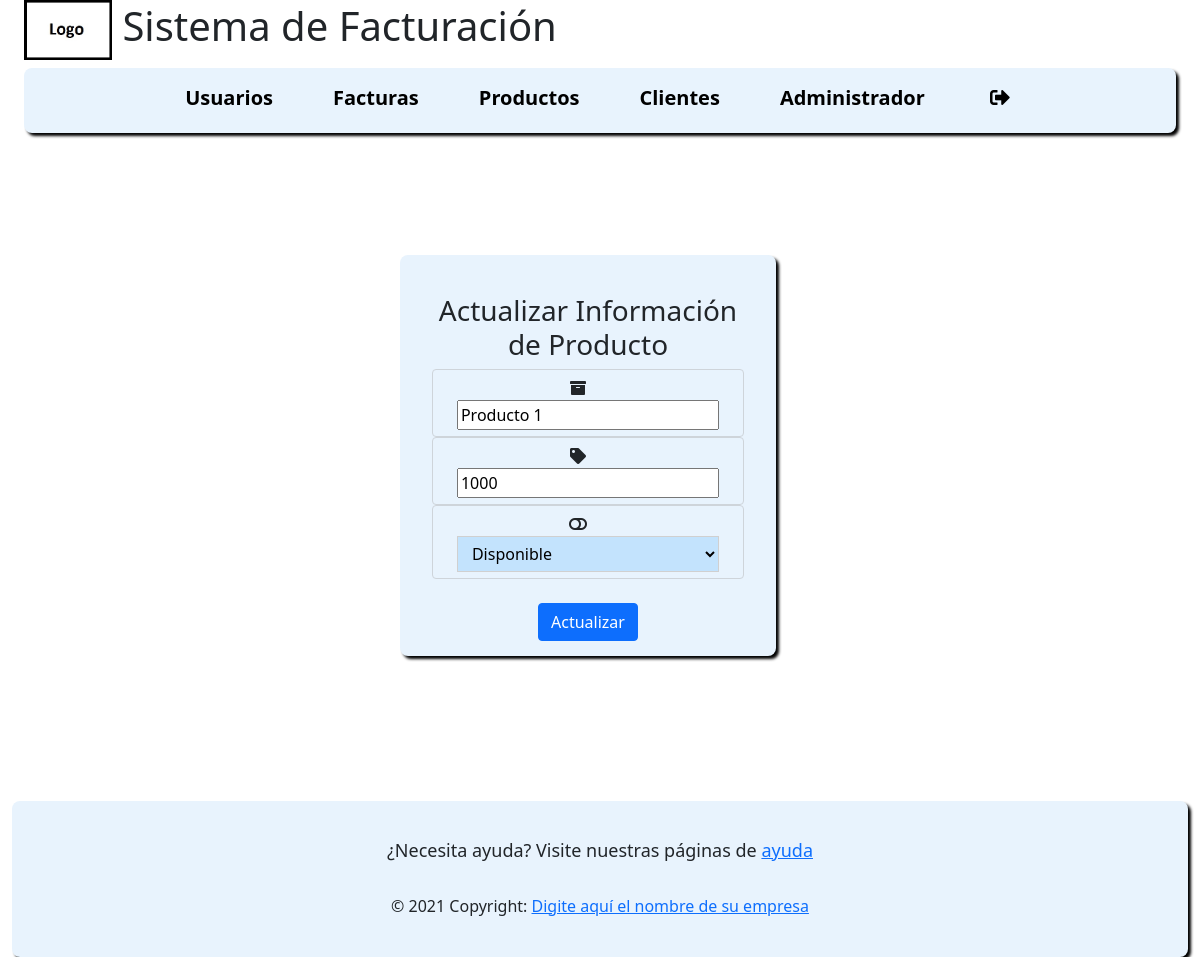
/?c=update_product&id=1 (signed in), run on an earlier commit of the app's database.
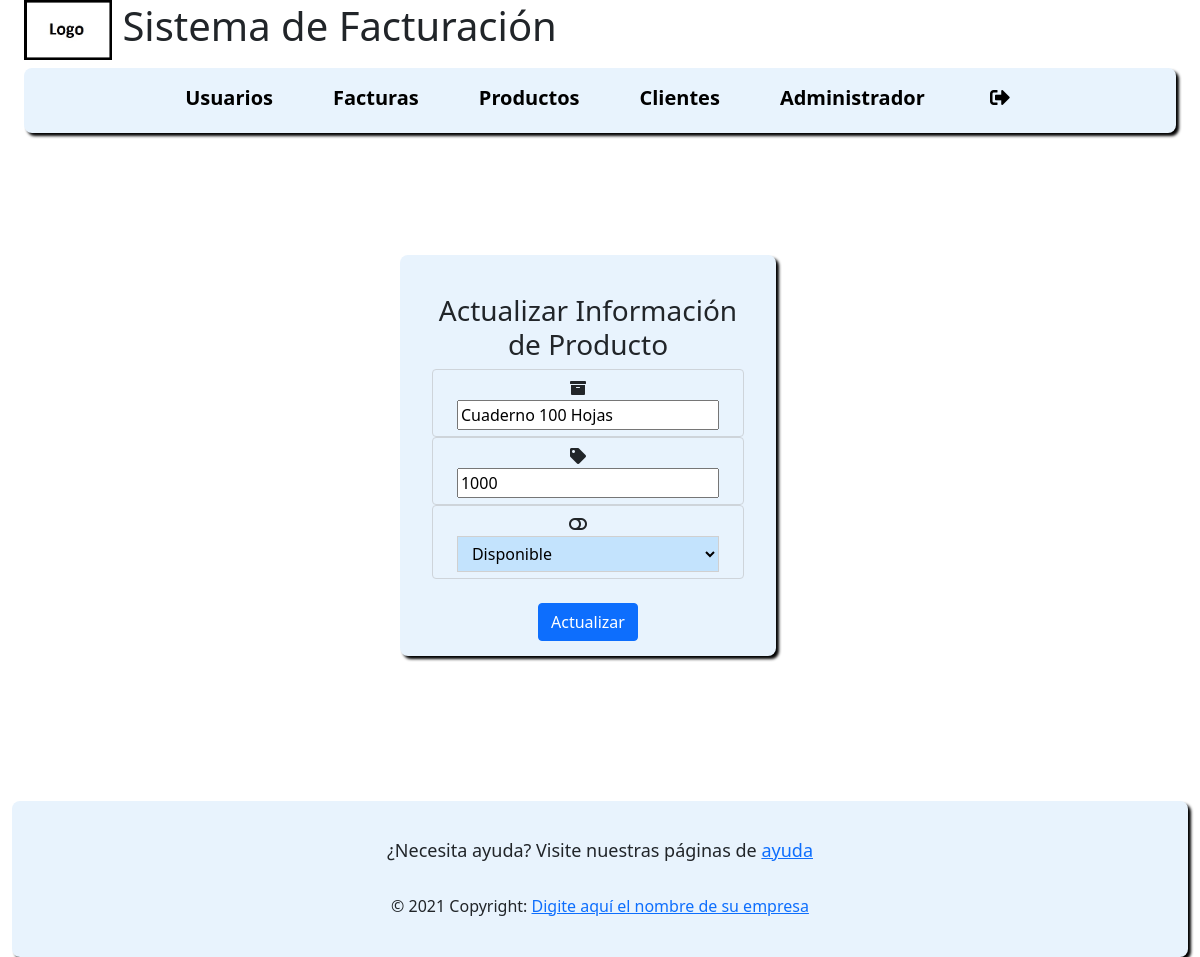
And on a later commit of the database.
### tables this page shows
CREATE TABLE `product` (
  `product_id` int(11) NOT NULL,
  `product_name` varchar(100) NOT NULL,
  `price` float NOT NULL,
  `status` tinyint(1) NOT NULL
);

### model/product.php (called while the page is built, shortened)
<?php
include_once "model/Connection.php";
class product {
    public function __construct($product_id = 0, $product_name = "", $price = 0, $status = "") {
         $this->product_id = $product_id;
         $this->product_name = $product_name;
         $this->price = $price;
         $this->status = $status;
    }
    public function select($product_id){
        $query = "SELECT * FROM product";
        $query .= " WHERE product_id = '$product_id'";
        $pdo = new Connection();
        $results = $pdo->open()->query($query);
        $row = $results->fetch();
        $product = new product($row['product_id'], $row['product_name'], $row['price'], $row['status']);
        return $product;
	}
}

### model/connection.php (called while the page is built, shortened)
<?php
class Connection {
    private $str;
    function __construct() {
        $this->str = "mysql:host=" . DB_HOST . ";dbname=" . DB_NAME;
    }
    public function open() {
        try {
            return new PDO($this->str, DB_USER, DB_PASSWORD);
        } catch (PDOException $ex) {
            error_log("ERROR EN " . __FILE__ . " EN LA LINEA" . __LINE__ . " EL ERROR :" . $ex->getMessage());
            return NULL;
        }
    }
}

### view/update_product.php (the view, shortened to what this page needs)
<div class="container-fluid full-screen row">
    <div class="description content-element col-xs-12 col-sm-12 col-md-12 col-lg-10 col-xl-4">
        <br>
        <h3>Actualizar Información de Producto</h3>
        <form method="POST" action="./?c=update_product&id=<?php echo $product->product_id ?>">
            <div class="form-group">
            <div class="form-control soft-blue-background">
                <i class="icon-padding fa fa-archive"></i>
                <input class="col-xs-12 col-sm-12 col-md-12 col-lg-12 col-xl-11" type="text" name="product_name" value="<?php echo $product->product_name ?>">
            </div>
            <div class="form-control soft-blue-background">
                <i class="icon-padding fa fa-tag"></i>
                <input class="col-xs-12 col-sm-12 col-md-12 col-lg-12 col-xl-11" type="text" name="price" value="<?php echo $product->price ?>">
            </div>
            <div class="form-control soft-blue-background">
                <i class="icon-padding fa fa-toggle-off"></i>
                <select class="col-xs-12 col-sm-12 col-md-12 col-lg-12 col-xl-11" name="status" id="status" value="<?php echo $product->status ?>" required>
                    <?php if($product->status){?>
                    <option selected value="1">Disponible</option>
                    <?php }else{?>
                    <option value="1">Disponible</option>
                    <option  selected value="0">Agotado</option>
                    <?php }?>
                    </select>
            </div>
            </div><br>
            <input class= "btn btn-primary" type="submit" value="Actualizar">
        </form>
    </div>
</div>

What changed in the data, as far as the page shows it:
changed product "Disponible": product_name "Producto 1" → "Cuaderno 100 Hojas"
